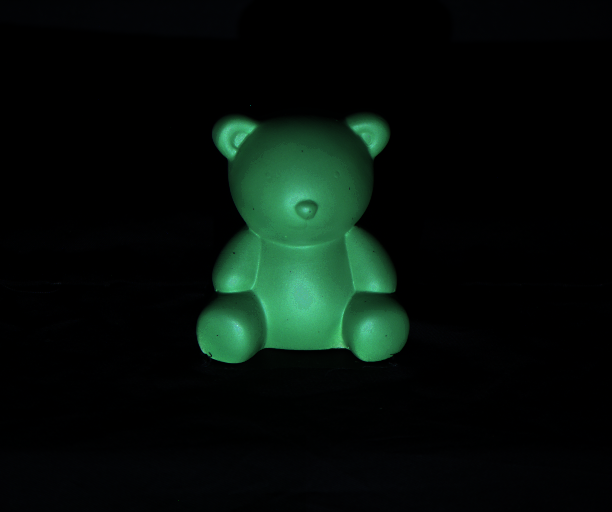
%> input picture Matlab/test_00/01001.png, 612 x 512 px; its folder holds only this picture in this run
$ octave testMasque.m   (GNU Octave 9; MATLAB toolbox functions it lacks are replaced by stand-ins)
%> lines starting %> are read from the running program, lines starting %| are printed output that depends on the picture; in (x1, y1, x2, y2) boxes, pixels count from 0 and x2, y2 are one past the last pixel; in counts of white or black regions, pixels touching at a corner belong together; the program's own positions count from 1
close all
clear all
clc

%% Récupération du jeu de données
folderPath = 'test_00';
%folderPath = fullfile('Donnees_1','Auguste','103','jpeg-exports');
nbVues = 5;

fileList = dir(folderPath);
fileList = fileList(3:end); % On enlève .. et .

% [8 lines of commented-out code are left out]

%% MASQUEV2
for i = 1:1%length(fileList)
    imageRGB = imread(fullfile(folderPath, fileList(i).name));
%> imageRGB is the input picture: size 512x612x3 uint16; mean R, G, B 677.2, 1789.5, 1215.6
    figure
    imshow(imageRGB(:,:,1))
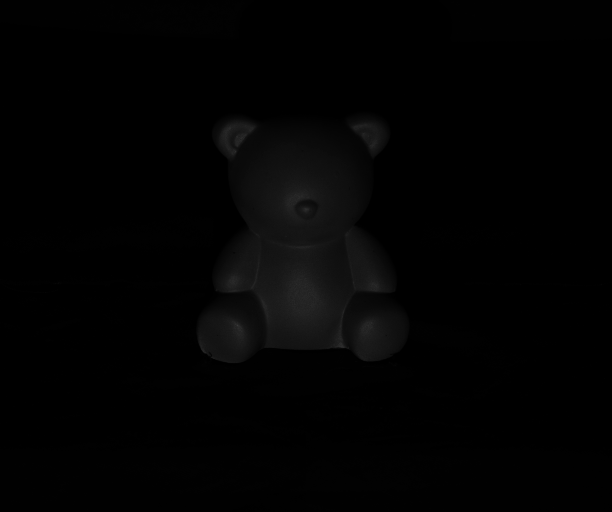
%> displayed picture: size 512x612, on the screen's scale of 0 to 255; min 0, max 57, mean 2.6
    figure
    imshow(imageRGB(:,:,2))
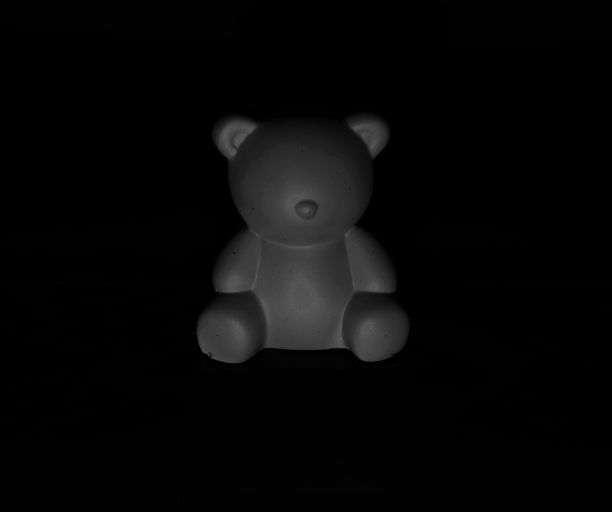
%> displayed picture: size 512x612, on the screen's scale of 0 to 255; min 0, max 113, mean 6.9
    figure
    imshow(imageRGB(:,:,3))
    imageGray = rgb2gray(imageRGB);
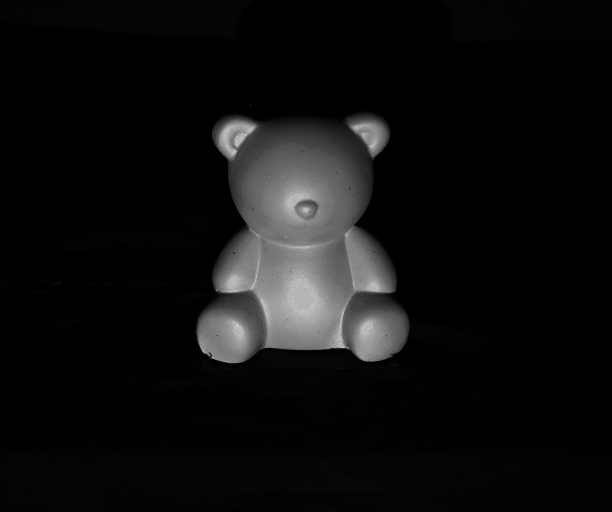
%> imageGray: size 512x612 uint16; min 0, max 23888, mean 1391.5; drawn with min black and max white
    %% Détection de l'objet
    [~,threshold] = edge(imageGray,'sobel');
%> threshold = 0.00948
    fudgeFactor = 0.3;
    BWs = edge(imageGray,'sobel',threshold * fudgeFactor);
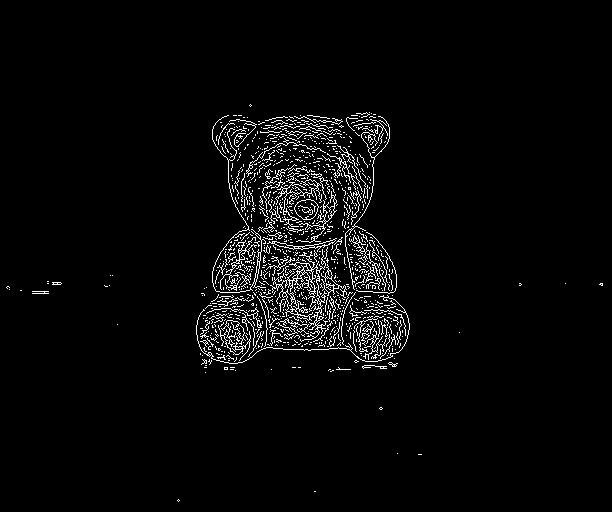
%> BWs: size 512x612 logical; 3.3% white in thin lines or dots, all inside (x1, y1, x2, y2) = (6, 104, 603, 502)


    %% Isolation de l'objet
    BWnobord = imclearborder(BWs,4);

    %% Dilatation de l'image
    se90 = strel('line',3,90);
    se0 = strel('line',3,0);
    BWsdil = imdilate(BWnobord,[se90 se0]);
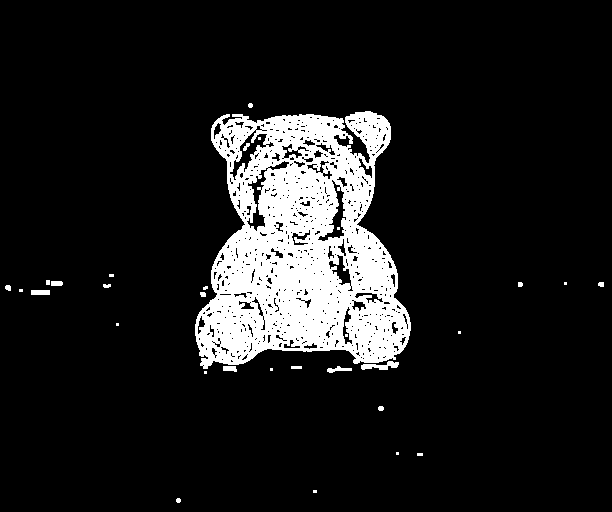
%> BWsdil: size 512x612 logical; 11.5% white; 31 white regions (14 under 20 px), largest, box (x1, y1, x2, y2) and area: (195, 111, 411, 369) 35141, (361, 361, 399, 370) 187, (31, 290, 50, 295) 95
    %% Remplissage de l'image
    BWdfill = imfill(BWsdil,'holes');
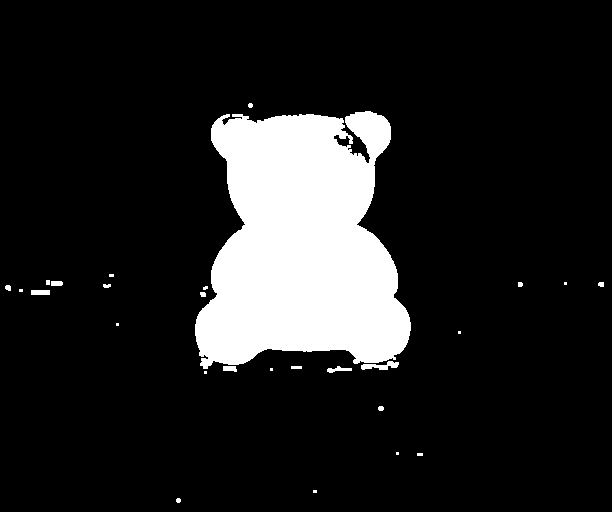
%> BWdfill: size 512x612 logical; 13.3% white; 27 white regions (11 under 20 px), largest, box (x1, y1, x2, y2) and area: (195, 111, 411, 369) 40694, (361, 361, 399, 370) 187, (31, 290, 50, 295) 95


    %% Lissage de l'objet
    seD = strel('disk',5);
    BWfinal = imopen(BWdfill,seD);
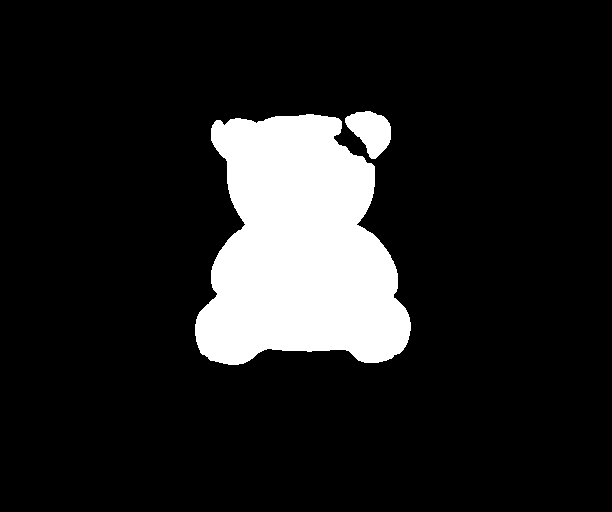
%> BWfinal: size 512x612 logical; 12.8% white; 2 white regions, box (x1, y1, x2, y2) and area: (195, 114, 411, 365) 38849, (345, 111, 391, 159) 1378
    %BWfinal = imclose(BWfinal,seD);
%> (the run ends here)

$ run again, on Matlab/test_00/01005.png
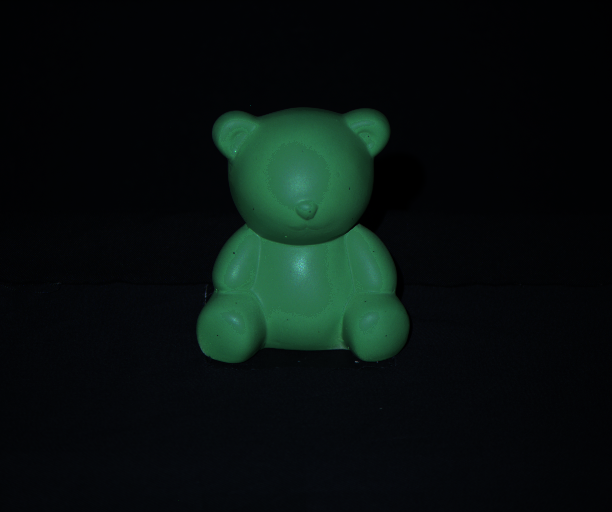
%> input picture Matlab/test_00/01005.png, 612 x 512 px
%> imageRGB is the input picture: size 512x612x3 uint16; mean R, G, B 1593.4, 3384.9, 2972.3
%> threshold = 0.0103
%> `BWs = edge(imageGray,'sobel',threshold * fudgeFactor);`:
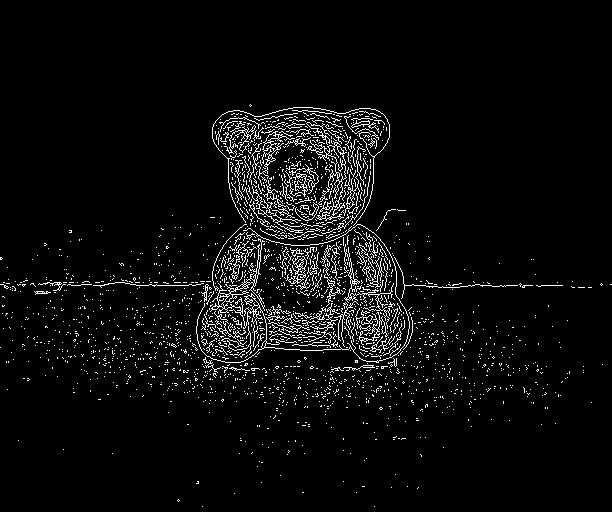
%> BWs: size 512x612 logical; 4.5% white in thin lines or dots, all inside (x1, y1, x2, y2) = (0, 104, 612, 507)
%> BWnobord: size 512x612 logical; 4.5% white in thin lines or dots, all inside (x1, y1, x2, y2) = (2, 104, 603, 507)
%> BWsdil: size 512x612 logical; 16.6% white; 550 white regions (395 under 20 px), largest, box (x1, y1, x2, y2) and area: (29, 106, 534, 402) 41275, (158, 328, 182, 349) 276, (2, 277, 29, 292) 195
%> BWdfill: size 512x612 logical; 18.5% white; 533 white regions (381 under 20 px), largest, box (x1, y1, x2, y2) and area: (29, 106, 534, 402) 47308, (158, 328, 182, 349) 276, (2, 277, 29, 292) 198
%> `BWfinal = imopen(BWdfill,seD);`:
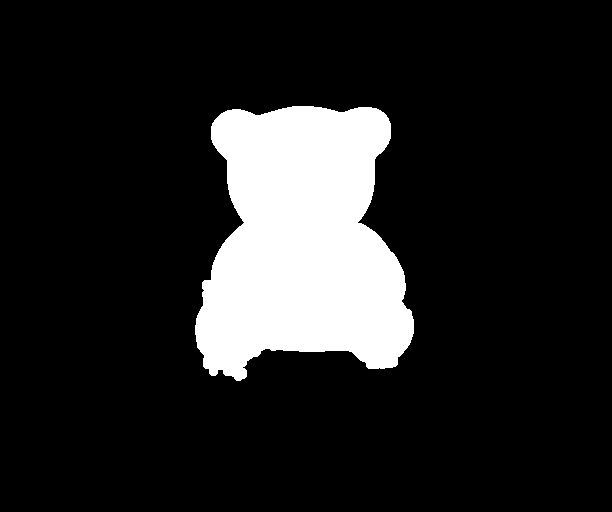
%> BWfinal: size 512x612 logical; 14% white; 1 white region, box (x1, y1, x2, y2) and area: (195, 106, 414, 381) 43864

$ run again, on Matlab/test_00/01006.png
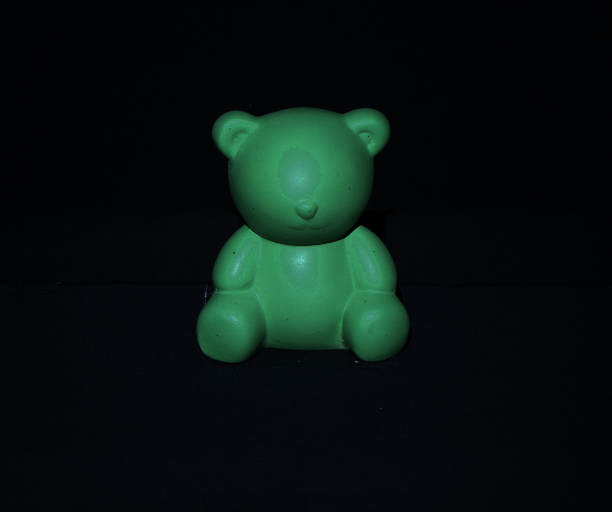
%> input picture Matlab/test_00/01006.png, 612 x 512 px
%> imageRGB is the input picture: size 512x612x3 uint16; mean R, G, B 1356.4, 2963.3, 2539.3
%> threshold = 0.0098
%> `BWs = edge(imageGray,'sobel',threshold * fudgeFactor);`:
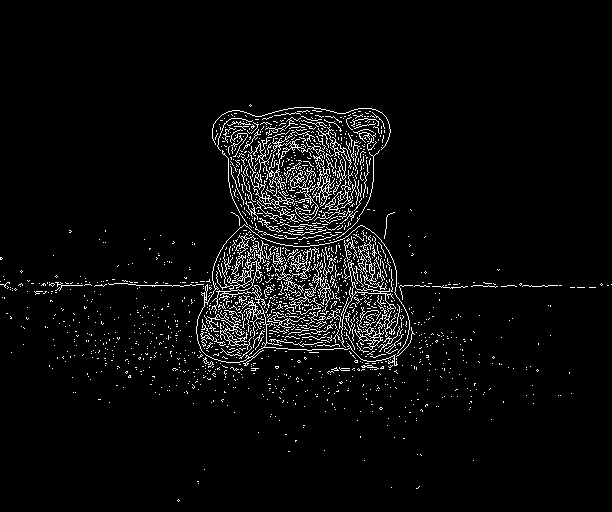
%> BWs: size 512x612 logical; 4.3% white in thin lines or dots, all inside (x1, y1, x2, y2) = (0, 104, 612, 502)
%> BWnobord: size 512x612 logical; 4.3% white in thin lines or dots, all inside (x1, y1, x2, y2) = (2, 104, 609, 502)
%> BWsdil: size 512x612 logical; 15.5% white; 377 white regions (275 under 20 px), largest, box (x1, y1, x2, y2) and area: (33, 106, 469, 381) 41858, (500, 282, 563, 288) 215, (470, 281, 499, 289) 151
%> BWdfill: size 512x612 logical; 16.7% white; 377 white regions (275 under 20 px), largest, box (x1, y1, x2, y2) and area: (33, 106, 469, 381) 45725, (500, 282, 563, 288) 215, (470, 281, 499, 289) 151
%> `BWfinal = imopen(BWdfill,seD);`:
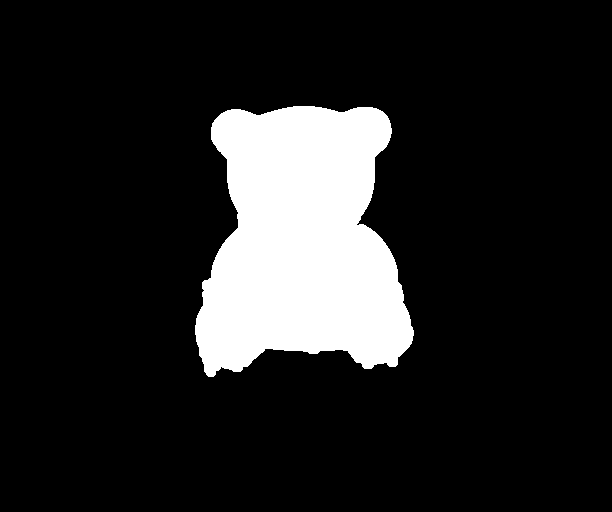
%> BWfinal: size 512x612 logical; 13.9% white; 1 white region, box (x1, y1, x2, y2) and area: (195, 106, 414, 377) 43542

$ run again, on Matlab/test_00/01002.png
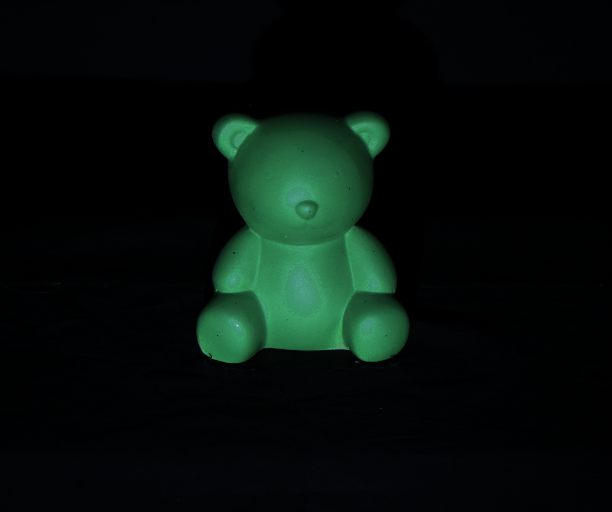
%> input picture Matlab/test_00/01002.png, 612 x 512 px
%> imageRGB is the input picture: size 512x612x3 uint16; mean R, G, B 919.6, 2290.7, 1670
%> threshold = 0.01
%> BWs: size 512x612 logical; 3.6% white in thin lines or dots, all inside (x1, y1, x2, y2) = (5, 104, 603, 502)
%> BWsdil: size 512x612 logical; 12.4% white; 53 white regions (32 under 20 px), largest, box (x1, y1, x2, y2) and area: (195, 110, 411, 374) 37475, (30, 289, 56, 295) 124, (223, 366, 244, 372) 107
%> BWdfill: size 512x612 logical; 13.9% white; 52 white regions (31 under 20 px), largest, box (x1, y1, x2, y2) and area: (195, 110, 411, 374) 42182, (30, 289, 56, 295) 124, (223, 366, 244, 372) 107
%> `BWfinal = imopen(BWdfill,seD);`:
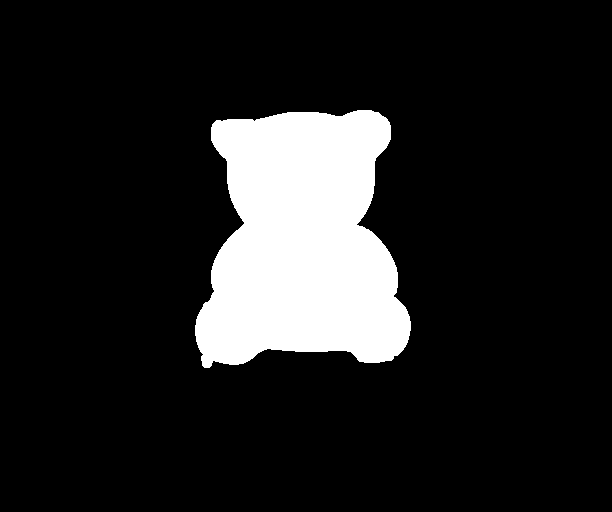
%> BWfinal: size 512x612 logical; 13.3% white; 1 white region, box (x1, y1, x2, y2) and area: (195, 110, 411, 368) 41534
